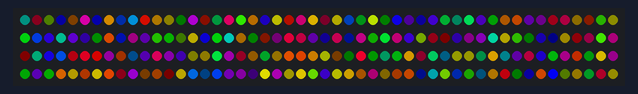
Bench run of a sketch on a simulated Arduino Uno, built with avr-gcc and run on an emulated ATmega328P. On the bench: 200 RGB LEDs in strip order, left to right, continuing on the next row. Random numbers use the default seed unless the sketch sets one.

Above: at 0.02 s.
At 4.74 s:
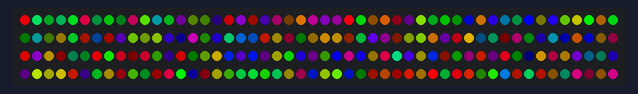
At 9.47 s:
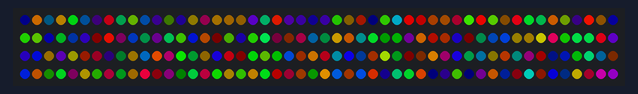
At 18.93 s:
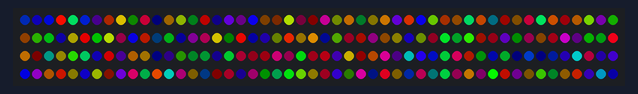
At 29.77 s:
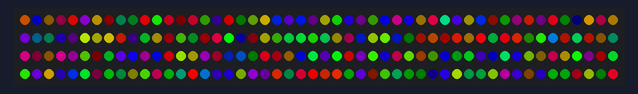
At 39.07 s:
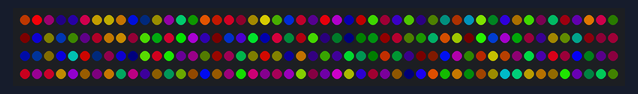

The sketch:

fastled_rainbow_christmas.ino
```cpp
#include "FastLED.h"

#define NUM_LEDS 200

#define DATA_PIN 3

CRGB leds[NUM_LEDS];

void setup()
{
  FastLED.addLeds<WS2811, DATA_PIN, RGB>(leds, NUM_LEDS);
  randomSeed(analogRead(0));
}

void loop()
{
  for (int i = 0; i < NUM_LEDS; i++)
  {
    leds[i] = CHSV(random8(), 255, 20 + random8(230));
  }
  FastLED.show();
  delay(40);
}
```
